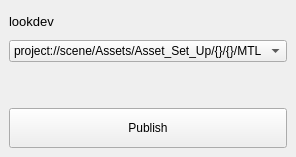
                   <widget class="QWidget" name="stackedPage1_3">
                    <layout class="QVBoxLayout" name="verticalLayout_12">
                     <property name="spacing">
                      <number>6</number>
                     </property>
                     <property name="leftMargin">
                      <number>9</number>
                     </property>
                     <property name="topMargin">
                      <number>9</number>
                     </property>
                     <property name="rightMargin">
                      <number>9</number>
                     </property>
                     <property name="bottomMargin">
                      <number>9</number>
                     </property>
                     <item>
                      <widget class="QLabel" name="label_9">
                       <property name="sizePolicy">
                        <sizepolicy hsizetype="Preferred" vsizetype="Preferred">
                         <horstretch>0</horstretch>
                         <verstretch>0</verstretch>
                        </sizepolicy>
                       </property>
                       <property name="minimumSize">
                        <size>
                         <width>0</width>
                         <height>25</height>
                        </size>
                       </property>
                       <property name="font">
                        <font>
                         <pointsize>10</pointsize>
                        </font>
                       </property>
                       <property name="text">
                        <string>lookdev</string>
                       </property>
                      </widget>
                     </item>
                     <item>
                      <widget class="QComboBox" name="clPubLookdev_comboBox">
                       <item>
                        <property name="text">
                         <string>project://scene/Assets/Asset_Set_Up/{}/{}/MTL</string>
                        </property>
                       </item>
                      </widget>
                     </item>
                     <item>
                      <spacer name="verticalSpacer">
                       <property name="orientation">
                        <enum>Qt::Vertical</enum>
                       </property>
                       <property name="sizeHint" stdset="0">
                        <size>
                         <width>20</width>
                         <height>40</height>
                        </size>
                       </property>
                      </spacer>
                     </item>
                     <item>
                      <widget class="QPushButton" name="clarissePubLookdev_pushButton">
                       <property name="minimumSize">
                        <size>
                         <width>150</width>
                         <height>40</height>
                        </size>
                       </property>
                       <property name="maximumSize">
                        <size>
                         <width>16777215</width>
                         <height>40</height>
                        </size>
                       </property>
                       <property name="font">
                        <font>
                         <pointsize>9</pointsize>
                        </font>
                       </property>
                       <property name="text">
                        <string>Publish</string>
                       </property>
                      </widget>
                     </item>
                    </layout>
                   </widget>
